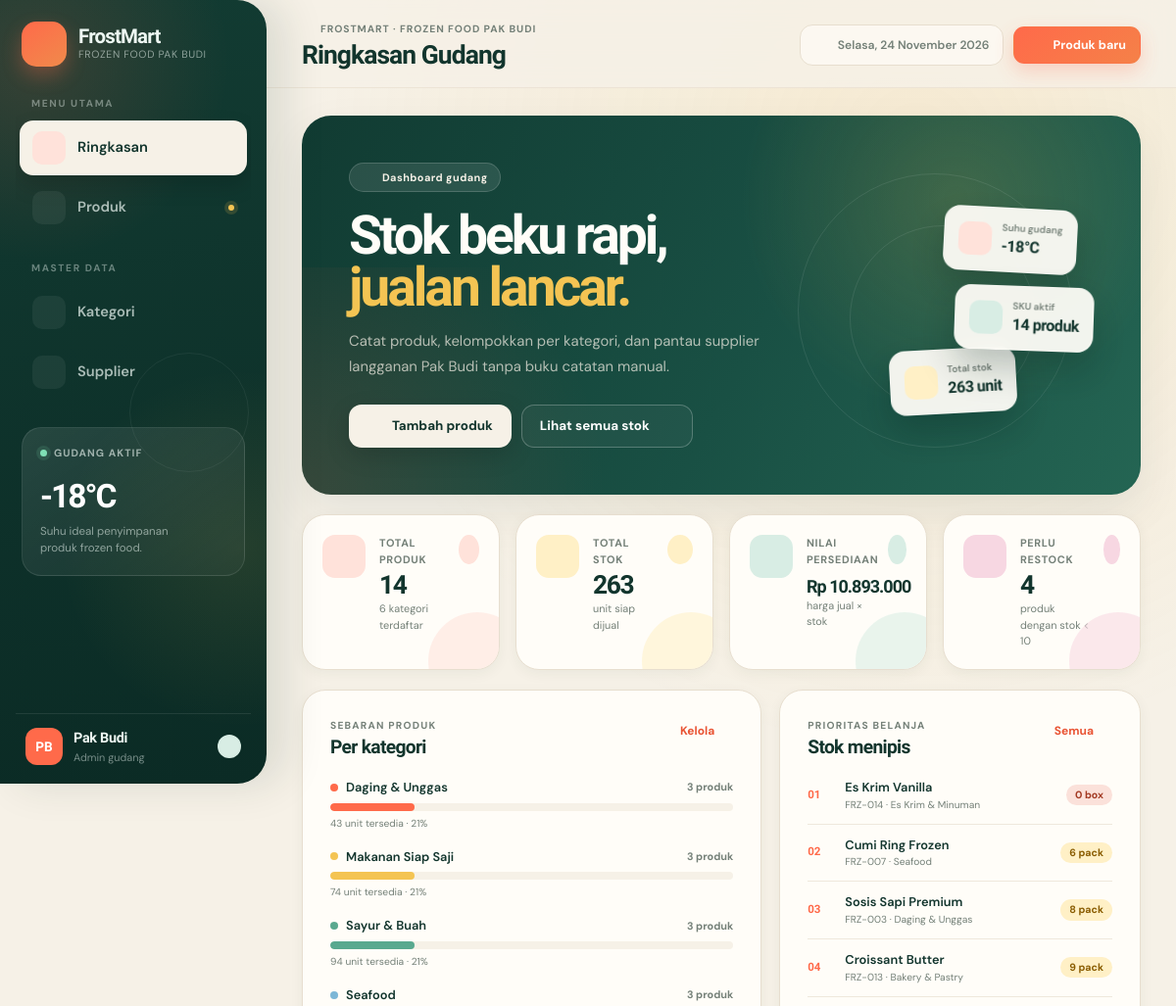
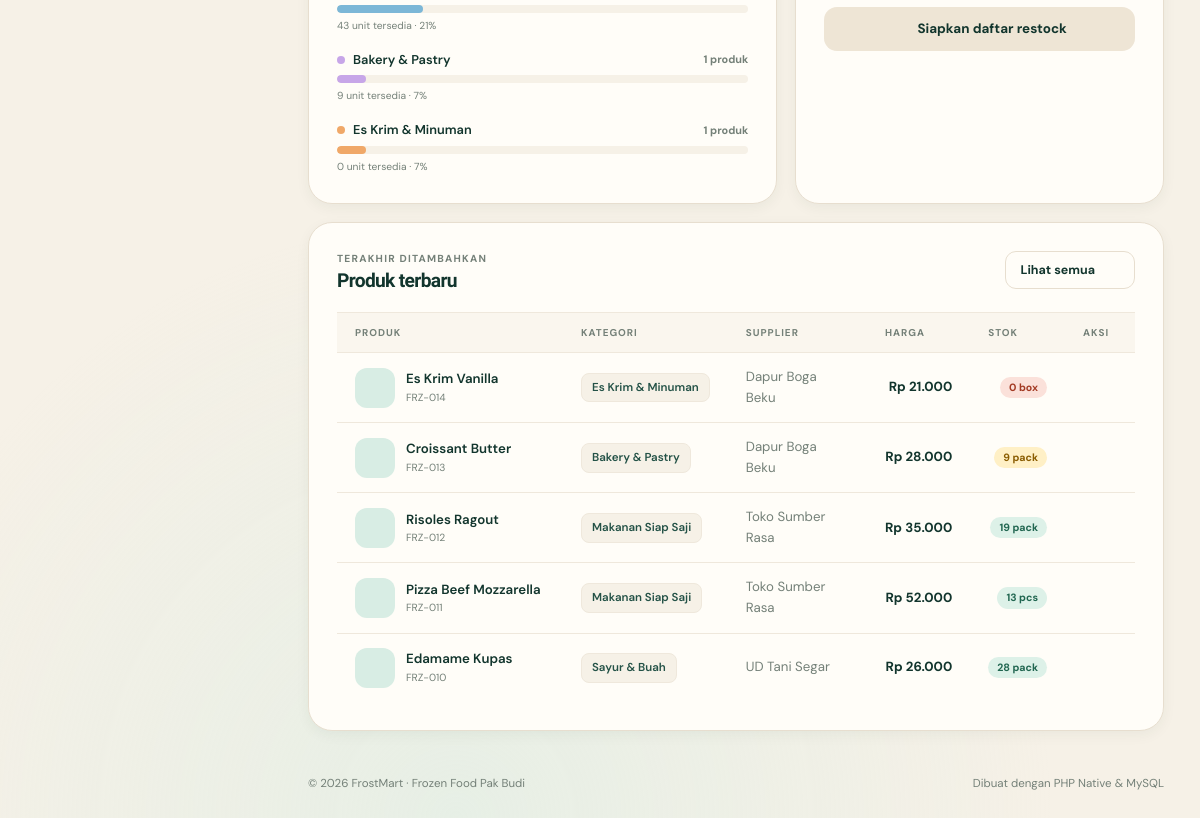
The page / on the database its author committed (2 pictures, top to bottom).
### tables this page shows
CREATE TABLE IF NOT EXISTS kategori (
    id INT UNSIGNED NOT NULL AUTO_INCREMENT,
    nama VARCHAR(100) NOT NULL,
    deskripsi VARCHAR(255) NOT NULL DEFAULT '',
    dibuat_pada TIMESTAMP NOT NULL DEFAULT CURRENT_TIMESTAMP,
    PRIMARY KEY (id),
    UNIQUE KEY uq_kategori_nama (nama)
);

CREATE TABLE IF NOT EXISTS produk (
    id INT UNSIGNED NOT NULL AUTO_INCREMENT,
    kode VARCHAR(20) NOT NULL,
    nama VARCHAR(150) NOT NULL,
    kategori_id INT UNSIGNED NOT NULL,
    supplier_id INT UNSIGNED NOT NULL,
    harga DECIMAL(12, 2) NOT NULL,
    stok INT UNSIGNED NOT NULL DEFAULT 0,
    satuan VARCHAR(20) NOT NULL DEFAULT 'pack',
    dibuat_pada TIMESTAMP NOT NULL DEFAULT CURRENT_TIMESTAMP,
    diubah_pada TIMESTAMP NOT NULL DEFAULT CURRENT_TIMESTAMP ON UPDATE CURRENT_TIMESTAMP,
    PRIMARY KEY (id),
    UNIQUE KEY uq_produk_kode (kode),
    KEY idx_produk_kategori (kategori_id),
    KEY idx_produk_supplier (supplier_id),
    CONSTRAINT fk_produk_kategori FOREIGN KEY (kategori_id)
        REFERENCES kategori (id) ON UPDATE CASCADE ON DELETE RESTRICT,
    CONSTRAINT fk_produk_supplier FOREIGN KEY (supplier_id)
        REFERENCES supplier (id) ON UPDATE CASCADE ON DELETE RESTRICT
);

CREATE TABLE IF NOT EXISTS supplier (
    id INT UNSIGNED NOT NULL AUTO_INCREMENT,
    nama VARCHAR(120) NOT NULL,
    kontak VARCHAR(100) NOT NULL DEFAULT '',
    telepon VARCHAR(30) NOT NULL DEFAULT '',
    alamat VARCHAR(255) NOT NULL DEFAULT '',
    dibuat_pada TIMESTAMP NOT NULL DEFAULT CURRENT_TIMESTAMP,
    PRIMARY KEY (id),
    UNIQUE KEY uq_supplier_nama (nama)
);

### config/app.php (called while the page is built, shortened)
<?php
require_once __DIR__ . '/icons.php';
function e($value): string
{
    return htmlspecialchars((string)($value ?? ''), ENT_QUOTES | ENT_SUBSTITUTE, 'UTF-8');
}
function base_url(string $path = ''): string
{
    static $base = null;
    if ($base === null) {
        $root = realpath(__DIR__ . '/..');
        $scriptFile = realpath((string)($_SERVER['SCRIPT_FILENAME'] ?? ''));
        $scriptName = str_replace('\\', '/', (string)($_SERVER['SCRIPT_NAME'] ?? '/'));
        $relative = '';
        if ($root !== false && $scriptFile !== false && str_starts_with($scriptFile, $root . DIRECTORY_SEPARATOR)) {
            $relative = ltrim(str_replace('\\', '/', substr($scriptFile, strlen($root))), '/');
        }
        if ($relative !== '' && str_ends_with($scriptName, $relative)) {
            $base = substr($scriptName, 0, strlen($scriptName) - strlen($relative));
        }
    }
    return $base . ltrim($path, '/');
}
function rupiah($amount): string
{
    return 'Rp ' . number_format((float)$amount, 0, ',', '.');
}
function angka_ribuan($value): string
{
    return number_format((float)$value, 0, ',', '.');
}
function status_stok(int $stok): array
{
    if ($stok <= 0) {
        return ['key' => 'habis', 'label' => 'Habis'];
    }
    if ($stok < 10) {
        return ['key' => 'menipis', 'label' => 'Menipis'];
    }
    return ['key' => 'aman', 'label' => 'Aman'];
}

### index.php (the view, shortened to what this page needs)
<?php
require_once __DIR__ . '/config/app.php';
$pdo = db();
$totalProduk = (int)$pdo->query('SELECT COUNT(*) FROM produk')->fetchColumn();
$totalKategori = (int)$pdo->query('SELECT COUNT(*) FROM kategori')->fetchColumn();
$totalStok = (int)$pdo->query('SELECT COALESCE(SUM(stok), 0) FROM produk')->fetchColumn();
$nilaiStok = (float)$pdo->query('SELECT COALESCE(SUM(harga * stok), 0) FROM produk')->fetchColumn();
$jumlahMenipis = (int)$pdo->query('SELECT COUNT(*) FROM produk WHERE stok < 10')->fetchColumn();
$produkTerbaru = $pdo->query(
    'SELECT p.id, p.kode, p.nama, p.harga, p.stok, p.satuan, k.nama AS kategori, s.nama AS supplier
     FROM produk p
     INNER JOIN kategori k ON k.id = p.kategori_id
     INNER JOIN supplier s ON s.id = p.supplier_id
     ORDER BY p.id DESC
     LIMIT 5'
)->fetchAll();
$stokMenipis = $pdo->query(
    'SELECT p.id, p.kode, p.nama, p.stok, p.satuan, k.nama AS kategori
     FROM produk p
     INNER JOIN kategori k ON k.id = p.kategori_id
     WHERE p.stok < 10
     ORDER BY p.stok ASC, p.nama ASC
     LIMIT 5'
)->fetchAll();
$sebaranKategori = $pdo->query(
    'SELECT k.id, k.nama, COUNT(p.id) AS jumlah_produk, COALESCE(SUM(p.stok), 0) AS total_stok
     FROM kategori k
     LEFT JOIN produk p ON p.kategori_id = k.id
     GROUP BY k.id, k.nama
     ORDER BY jumlah_produk DESC, k.nama ASC'
)->fetchAll();
require __DIR__ . '/partials/header.php';
?>
<section class="hero">
    <div class="hero__content">
        <span class="pill pill--hero"><?= icon('spark') ?> Dashboard gudang</span>
        <h2>Stok beku rapi,<br><em>jualan lancar.</em></h2>
        <p>Catat produk, kelompokkan per kategori, dan pantau supplier langganan Pak Budi tanpa buku catatan manual.</p>
        <div class="hero__actions">
            <a class="btn btn--light" href="<?= e(base_url('pages/produk/form.php')) ?>">
                <?= icon('plus') ?> Tambah produk
            </a>
            <a class="btn btn--outline-light" href="<?= e(base_url('pages/produk/index.php')) ?>">
                Lihat semua stok <?= icon('arrow-right') ?>
            </a>
        </div>
    </div>
    <div class="hero__visual" aria-hidden="true">
        <div class="hero__ring hero__ring--one"></div>
        <div class="hero__ring hero__ring--two"></div>
        <span class="hero__snow"><?= icon('snowflake') ?></span>
        <div class="float-card float-card--temp">
            <span class="float-card__icon"><?= icon('snowflake') ?></span>
            <span>
                <small>Suhu gudang</small>
                <strong>-18°C</strong>
            </span>
        </div>
        <div class="float-card float-card--stock">
            <span class="float-card__icon float-card__icon--sun"><?= icon('box') ?></span>
            <span>
                <small>Total stok</small>
                <strong><?= angka_ribuan($totalStok) ?> unit</strong>
            </span>
        </div>
        <div class="float-card float-card--sku">
            <span class="float-card__icon float-card__icon--mint"><?= icon('tag') ?></span>
            <span>
                <small>SKU aktif</small>
                <strong><?= $totalProduk ?> produk</strong>
            </span>
        </div>
    </div>
</section>
<section class="stats-grid" aria-label="Statistik gudang">
    <article class="stat-card stat-card--coral">
        <span class="stat-card__icon"><?= icon('box') ?></span>
        <div class="stat-card__body">
            <span class="stat-card__label">Total produk</span>
            <strong><?= angka_ribuan($totalProduk) ?></strong>
            <small><?= $totalKategori ?> kategori terdaftar</small>
        </div>
        <span class="stat-card__trend"><?= icon('arrow-up-right') ?></span>
    </article>
    <article class="stat-card stat-card--sun">
        <span class="stat-card__icon"><?= icon('clipboard') ?></span>
        <div class="stat-card__body">
            <span class="stat-card__label">Total stok</span>
            <strong><?= angka_ribuan($totalStok) ?></strong>
            <small>unit siap dijual</small>
        </div>
        <span class="stat-card__trend"><?= icon('check') ?></span>
    </article>
    <article class="stat-card stat-card--mint">
        <span class="stat-card__icon"><?= icon('wallet') ?></span>
        <div class="stat-card__body">
            <span class="stat-card__label">Nilai persediaan</span>
            <strong class="stat-card__money"><?= e(rupiah($nilaiStok)) ?></strong>
            <small>harga jual × stok</small>
        </div>
        <span class="stat-card__trend"><?= icon('arrow-up-right') ?></span>
    </article>
    <article class="stat-card stat-card--berry">
        <span class="stat-card__icon"><?= icon('alert') ?></span>
        <div class="stat-card__body">
            <span class="stat-card__label">Perlu restock</span>
            <strong><?= angka_ribuan($jumlahMenipis) ?></strong>
            <small>produk dengan stok &lt; 10</small>
        </div>
        <a class="stat-card__trend" href="<?= e(base_url('pages/produk/index.php?status=menipis')) ?>" aria-label="Lihat produk yang perlu restock">
            <?= icon('arrow-right') ?>
        </a>
    </article>
</section>
<div class="dashboard-grid">
    <section class="card card--pad">
        <header class="section-head">
            <div>
                <span class="eyebrow">Sebaran produk</span>
                <h3>Per kategori</h3>
            </div>
            <a class="text-link" href="<?= e(base_url('pages/kategori/index.php')) ?>">
                Kelola <?= icon('arrow-right') ?>
            </a>
        </header>
        <?php if (count($sebaranKategori) === 0): ?>
            <div class="empty-state empty-state--compact">
                <?= icon('tag') ?>
                <p>Belum ada kategori.</p>
            </div>
        <?php else: ?>
            <div class="category-bars">
                <?php foreach ($sebaranKategori as $index => $kategori): ?>
                    <?php
                    $jumlah = (int)$kategori['jumlah_produk'];
                    $persen = $totalProduk > 0 ? (int)round(($jumlah / $totalProduk) * 100) : 0;
                    ?>
                    <div class="bar-row">
                        <div class="bar-row__meta">
                            <span class="bar-row__name">
                                <i class="dot dot--<?= ($index % 6) + 1 ?>"></i>
                                <?= e($kategori['nama']) ?>
                            </span>
                            <span class="bar-row__value"><?= $jumlah ?> produk</span>
                        </div>
                        <div class="bar-track" role="img" aria-label="<?= e($kategori['nama']) ?>: <?= $jumlah ?> produk">
                            <span class="bar-fill bar-fill--<?= ($index % 6) + 1 ?>" style="width: <?= $persen ?>%"></span>
                        </div>
                        <span class="bar-row__note"><?= angka_ribuan($kategori['total_stok']) ?> unit tersedia · <?= $persen ?>%</span>
                    </div>
                <?php endforeach; ?>
            </div>
        <?php endif; ?>
    </section>
    <section class="card card--pad">
        <header class="section-head">
            <div>
                <span class="eyebrow">Prioritas belanja</span>
                <h3>Stok menipis</h3>
            </div>
            <a class="text-link" href="<?= e(base_url('pages/produk/index.php?status=menipis')) ?>">
                Semua <?= icon('arrow-right') ?>
            </a>
        </header>
        <?php if (count($stokMenipis) === 0): ?>
            <div class="empty-state empty-state--compact">
                <?= icon('check') ?>
                <p>Semua stok dalam kondisi aman.</p>
            </div>
        <?php else: ?>
            <ul class="restock-list">
                <?php foreach ($stokMenipis as $index => $item): ?>
                    <?php $status = status_stok((int)$item['stok']); ?>
                    <li>
                        <span class="restock-rank"><?= str_pad((string)($index + 1), 2, '0', STR_PAD_LEFT) ?></span>
                        <span class="restock-copy">
                            <strong><?= e($item['nama']) ?></strong>
                            <small><?= e($item['kode']) ?> · <?= e($item['kategori']) ?></small>
                        </span>
                        <span class="badge badge--<?= e($status['key']) ?>">
                            <?= (int)$item['stok'] ?> <?= e($item['satuan']) ?>
                        </span>
                    </li>
                <?php endforeach; ?>
            </ul>
            <a class="btn btn--soft btn--full" href="<?= e(base_url('pages/produk/index.php?status=menipis')) ?>">
                <?= icon('refresh') ?> Siapkan daftar restock
            </a>
        <?php endif; ?>
    </section>
</div>
<section class="card card--pad card--table">
    <header class="section-head">
        <div>
            <span class="eyebrow">Terakhir ditambahkan</span>
            <h3>Produk terbaru</h3>
        </div>
        <a class="btn btn--ghost btn--sm" href="<?= e(base_url('pages/produk/index.php')) ?>">
            Lihat semua <?= icon('arrow-right') ?>
        </a>
    </header>
    <?php if (count($produkTerbaru) === 0): ?>
        <div class="empty-state">
            <?= icon('box') ?>
            <h4>Belum ada produk</h4>
            <p>Mulai catat produk frozen food pertama Pak Budi.</p>
            <a class="btn btn--primary" href="<?= e(base_url('pages/produk/form.php')) ?>">
                <?= icon('plus') ?> Tambah produk
            </a>
        </div>
    <?php else: ?>
        <div class="table-wrap">
            <table class="data-table">
                <thead>
                <tr>
                    <th>Produk</th>
                    <th>Kategori</th>
                    <th>Supplier</th>
                    <th class="text-right">Harga</th>
                    <th class="text-right">Stok</th>
                    <th class="text-right">Aksi</th>
                </tr>
                </thead>
                <tbody>
                <?php foreach ($produkTerbaru as $produk): ?>
                    <?php $status = status_stok((int)$produk['stok']); ?>
                    <tr>
                        <td>
                            <div class="product-cell">
                                <span class="product-thumb"><?= icon('box') ?></span>
                                <span>
                                    <strong><?= e($produk['nama']) ?></strong>
                                    <small><?= e($produk['kode']) ?></small>
                                </span>
                            </div>
                        </td>
                        <td><span class="chip"><?= e($produk['kategori']) ?></span></td>
                        <td class="text-muted"><?= e($produk['supplier']) ?></td>
                        <td class="text-right price"><?= e(rupiah($produk['harga'])) ?></td>
                        <td class="text-right">
                            <span class="badge badge--<?= e($status['key']) ?>">
                                <?= (int)$produk['stok'] ?> <?= e($produk['satuan']) ?>
                            </span>
                        </td>
                        <td class="text-right">
                            <a class="icon-btn" href="<?= e(base_url('pages/produk/form.php?id=' . (int)$produk['id'])) ?>" aria-label="Ubah <?= e($produk['nama']) ?>">
                                <?= icon('edit') ?>
                            </a>
                        </td>
                    </tr>
                <?php endforeach; ?>
                </tbody>
            </table>
        </div>
    <?php endif; ?>
</section>
<?php require __DIR__ . '/partials/footer.php'; ?>

### config/icons.php (shortened to what this page needs)
<?php
function icon(string $name, string $class = ''): string
{
    $body = $paths[$name] ?? $paths['info'];
    $class = trim('icon ' . $class);
    return '<svg class="' . e($class) . '" viewBox="0 0 24 24" fill="none" stroke="currentColor" stroke-width="1.8" stroke-linecap="round" stroke-linejoin="round" aria-hidden="true" focusable="false">' . $body . '</svg>';
}

### rows shown on the page
kategori: nama "Daging & Unggas", jumlah "3", total_stok "43", persen "21"
kategori: nama "Makanan Siap Saji", jumlah "3", total_stok "74", persen "21"
kategori: nama "Sayur & Buah", jumlah "3", total_stok "94", persen "21"
kategori: nama "Seafood", jumlah "3", total_stok "43", persen "21"
kategori: nama "Bakery & Pastry", jumlah "1", total_stok "9", persen "7"
kategori: nama "Es Krim & Minuman", jumlah "1", total_stok "0", persen "7"
produk: index "01", nama "Es Krim Vanilla", kode "FRZ-014", kategori.nama "Es Krim & Minuman", stok "0", satuan "box", supplier.nama "Dapur Boga Beku", harga "Rp 21.000"
produk: index "02", nama "Cumi Ring Frozen", kode "FRZ-007", kategori.nama "Seafood", stok "6", satuan "pack"
produk: index "03", nama "Sosis Sapi Premium", kode "FRZ-003", kategori.nama "Daging & Unggas", stok "8", satuan "pack"
produk: index "04", nama "Croissant Butter", kode "FRZ-013", kategori.nama "Bakery & Pastry", stok "9", satuan "pack", supplier.nama "Dapur Boga Beku", harga "Rp 28.000"
produk: nama "Risoles Ragout", kode "FRZ-012", kategori.nama "Makanan Siap Saji", supplier.nama "Toko Sumber Rasa", harga "Rp 35.000", stok "19", satuan "pack"
produk: nama "Pizza Beef Mozzarella", kode "FRZ-011", kategori.nama "Makanan Siap Saji", supplier.nama "Toko Sumber Rasa", harga "Rp 52.000", stok "13", satuan "pcs"
produk: nama "Edamame Kupas", kode "FRZ-010", kategori.nama "Sayur & Buah", supplier.nama "UD Tani Segar", harga "Rp 26.000", stok "28", satuan "pack"

### other values the page prints
$item['label'] "Ringkasan"
$item['label'] "Produk"
$item['label'] "Kategori"
$item['label'] "Supplier"
APP_OWNER "FROZEN FOOD PAK BUDI"
$pageTitle "Ringkasan Gudang"
tanggal_indonesia() "Selasa, 24 November 2026"
angka_ribuan($totalStok) "263"
$totalProduk "14"
angka_ribuan($totalProduk) "14"
$totalKategori "6"
rupiah($nilaiStok) "Rp 10.893.000"
angka_ribuan($jumlahMenipis) "4"
APP_OWNER "Frozen Food Pak Budi"
